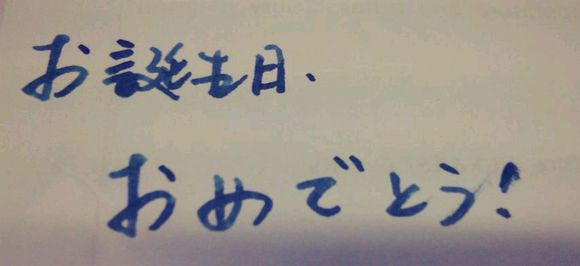
#> input picture handwritten_japanese_recognition_demo/data/try1.jpg, 580 x 266 px
$ python picBINARY.py
#> lines starting #> are read from the running program, lines starting #| are printed output that depends on the picture; after the words box and inside, x2 and y2 are one past the last pixel; in counts of white or black regions, pixels touching at a corner belong together
import cv2 as cv
picpath = 'data/try1.jpg'
filepath = 'data/try11.png'
img = cv.imread(picpath)
#> img is the input picture: shape (266, 580, 3); mean B, G, R 141.5, 150.4, 157.6
gray = cv.cvtColor(img, cv.COLOR_BGR2GRAY)
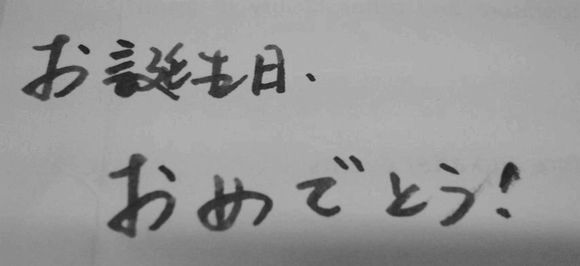
#> gray: shape (266, 580); min 20, max 191, mean 151.5
thresholdValue, two_value = cv.threshold(gray, 0, 255, cv.THRESH_BINARY |cv.THRESH_OTSU)
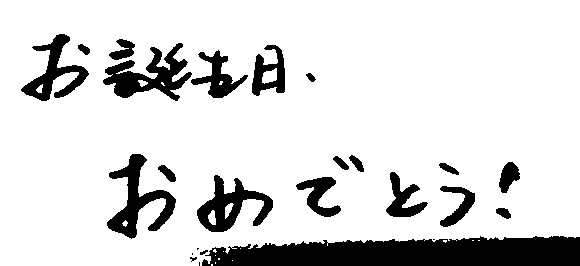
#> two_value: shape (266, 580); 85.4% white; 25 black regions (5 under 20 px), largest, box (x1, y1, x2, y2) and area: (202, 236, 580, 266) 9173, (103, 43, 192, 101) 2192, (107, 154, 176, 239) 2112
#> thresholdValue = 124
cv.imwrite(filepath,two_value)
cv.imshow('thresholdGlob', two_value)
cv.waitKey(0)

$ run again, with handwritten_japanese_recognition_demo/data/try3.png saved as handwritten_japanese_recognition_demo/data/try1.jpg
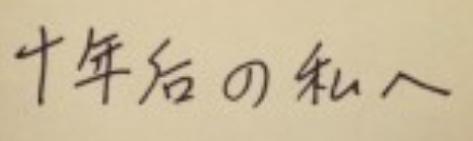
#> input picture handwritten_japanese_recognition_demo/data/try3.png, 473 x 141 px
#> img is the input picture: shape (141, 473, 3); mean B, G, R 156.6, 187.2, 202.4
#> `gray = cv.cvtColor(img, cv.COLOR_BGR2GRAY)`:
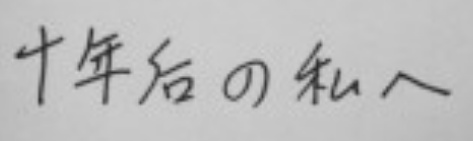
#> gray: shape (141, 473); min 37, max 211, mean 188.3
#> `thresholdValue, two_value = cv.threshold(gray, 0, 255, cv.THRESH_BINAR..`:
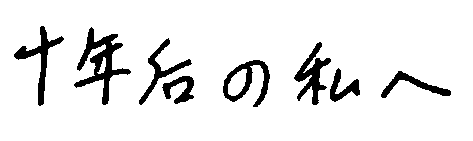
#> two_value: shape (141, 473); 91.4% white; 8 black regions, largest, box (x1, y1, x2, y2) and area: (74, 27, 131, 105) 1338, (294, 42, 331, 105) 834, (14, 26, 64, 106) 807
#> thresholdValue = 151
